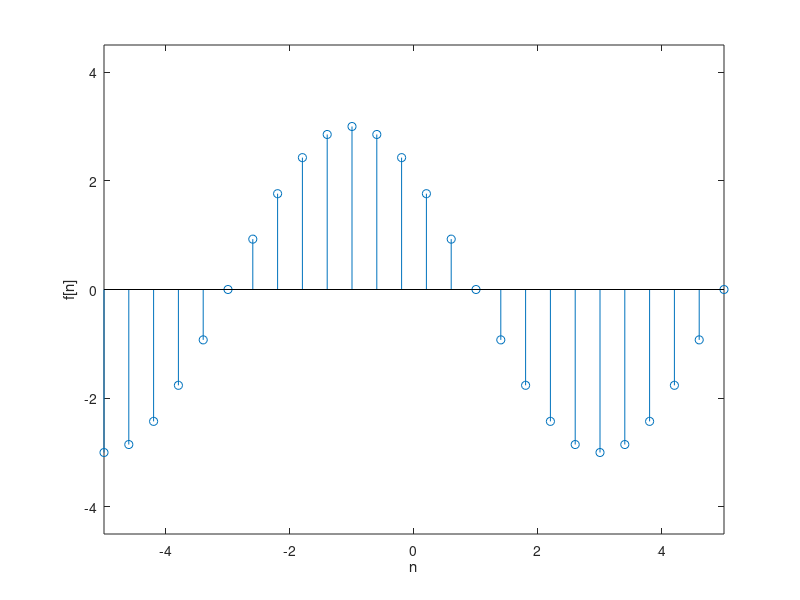

Here is the MATLAB script that generated this plot:
close all
clear
clc

n = -5:0.4:5;
A = 3;
w = 2*pi*0.125;
y = A*cos(w*n+pi/4);

gambar1 = figure;
stem(n,y)
axis([-5 5 -4.5 4.5])
xlabel('n')
ylabel('f[n]')